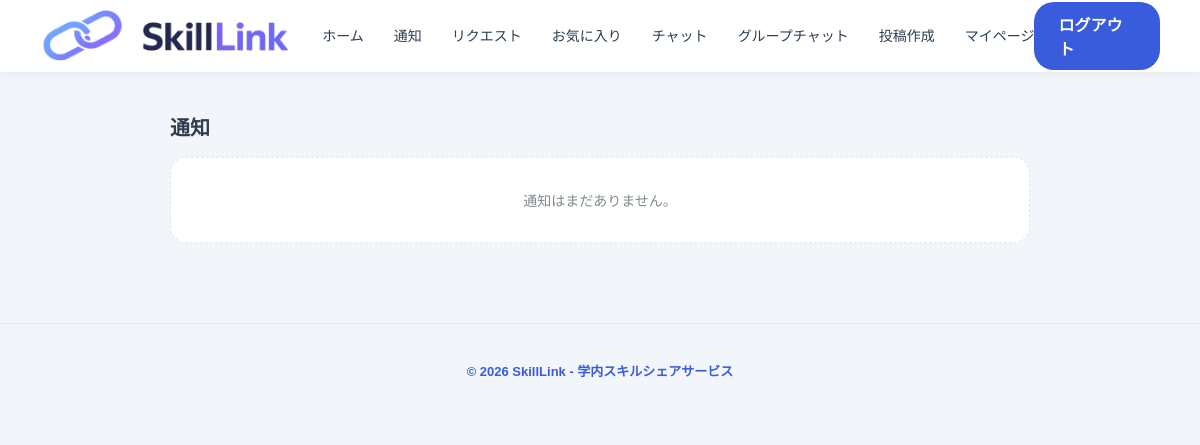
The page /notifications (signed in) on the database as committed earlier.
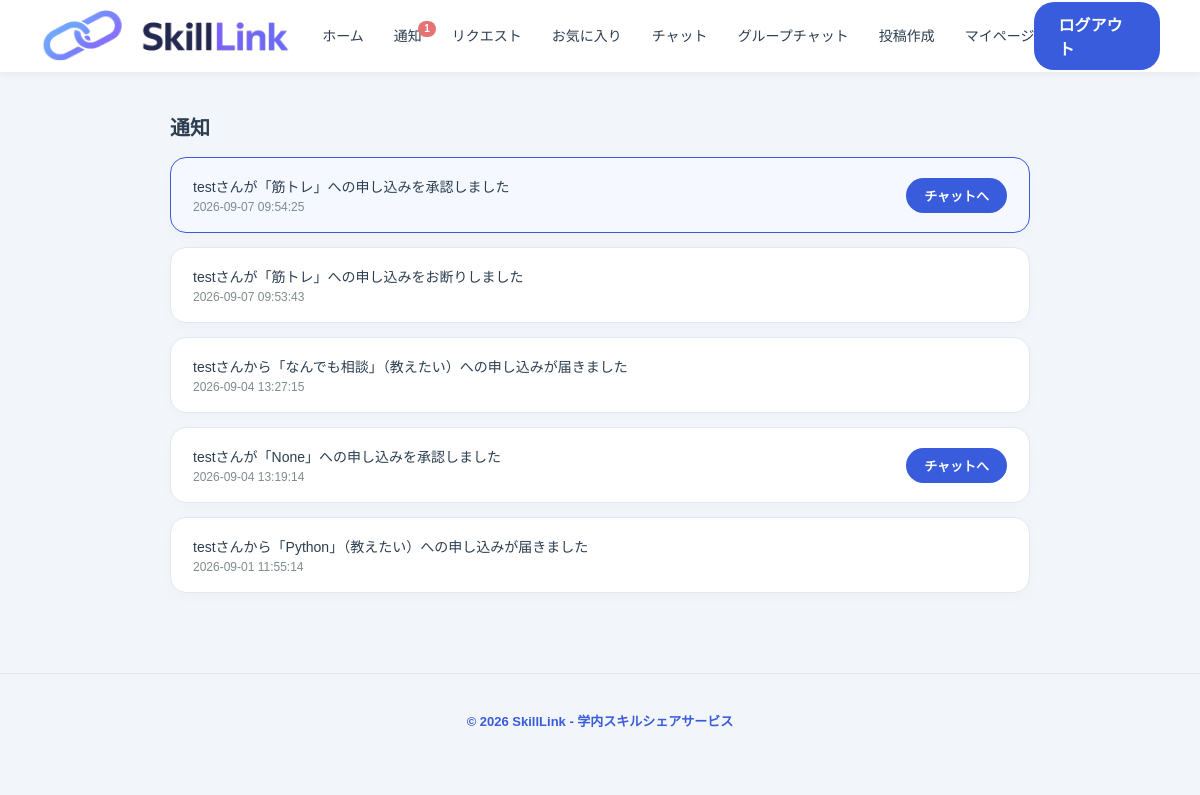
The same page on the database as committed later.
### tables this page shows
CREATE TABLE notifications (
            notification_id INTEGER PRIMARY KEY AUTOINCREMENT,
            user_id     INTEGER NOT NULL REFERENCES users(user_id),
            type        TEXT NOT NULL,
            related_id  INTEGER,
            is_read     INTEGER NOT NULL DEFAULT 0,
            created_at  TEXT DEFAULT (datetime('now','localtime'))
        );

### routes/notifications.py (the view)
@notifications_bp.route('/notifications')
def list_notifications():
    user_id = session.get('user_id')
    if not user_id:
        return redirect('/login')
    db = get_db()
    rows = db.execute("""
        SELECT
            n.notification_id, n.type, n.related_id, n.is_read, n.created_at,
            r.request_id, r.status, r.room_id,
            requester.name AS requester_name,
            receiver.name AS receiver_name,
            s.skill_name, p.post_type,
            CASE WHEN rev.review_id IS NOT NULL THEN 1 ELSE 0 END AS has_reviewed,
            pr.request_id AS project_request_id,
            pr.status AS project_request_status,
            proj.project_id AS project_id,
            proj.project_name AS project_name,
            proj.group_room_id AS group_room_id,
            applicant.name AS applicant_name
        FROM notifications n
        LEFT JOIN requests r ON n.related_id = r.request_id
        LEFT JOIN posts p ON r.post_id = p.post_id
        LEFT JOIN skills s ON p.skill_id = s.skill_id
        LEFT JOIN users requester ON r.requester_id = requester.user_id
        LEFT JOIN users receiver ON r.receiver_id = receiver.user_id
        LEFT JOIN reviews rev ON rev.request_id = r.request_id AND rev.reviewer_id = ?
        LEFT JOIN project_requests pr
            ON n.type = 'new_project_request' AND n.related_id = pr.request_id
        LEFT JOIN projects proj
            ON (n.type = 'new_project_request' AND pr.project_id = proj.project_id)
            OR (n.type IN ('project_request_accepted', 'project_request_declined')
                AND n.related_id = proj.project_id)
        LEFT JOIN users applicant ON pr.applicant_id = applicant.user_id
        WHERE n.user_id = ?
        ORDER BY n.created_at DESC
    """, (user_id, user_id)).fetchall()
    notifications = []
    for row in rows:
        item = dict(row)
        if row['type'] == 'new_request':
            item['message'] = f"{row['requester_name']}さんから「{row['skill_name']}」（{row['post_type']}）への申し込みが届きました"
        elif row['type'] == 'request_accepted':
            item['message'] = f"{row['receiver_name']}さんが「{row['skill_name']}」への申し込みを承認しました"
        elif row['type'] == 'request_declined':
            item['message'] = f"{row['receiver_name']}さんが「{row['skill_name']}」への申し込みをお断りしました"
        elif row['type'] == 'session_completed':
            item['message'] = f"{row['requester_name']}さんとの「{row['skill_name']}」のセッションが完了しました"
        elif row['type'] == 'completion_pending':
            item['message'] = f"{row['requester_name'] if row['status'] else ''}チャット終了の申請が届いています。あなたも「チャット終了」を押すと完了します"
        elif row['type'] == 'new_review':
            item['message'] = f"「{row['skill_name']}」のセッションについて評価が届きました"
        elif row['type'] == 'awaiting_review':
            item['message'] = f"「{row['skill_name']}」のセッションが完了しました。評価をお願いします"
        elif row['type'] == 'awaiting_review_teacher':
            item['message'] = f"「{row['skill_name']}」のセッションが完了しました。{row['requester_name']}さんからの評価をお待ちください"
        elif row['type'] == 'new_project_request':
            proj_name = row['project_name'] or '削除されたプロジェクト'
            applicant_name = row['applicant_name'] or '不明なユーザー'
            item['message'] = f"{applicant_name}さんから「{proj_name}」への参加申請が届きました"
        elif row['type'] == 'project_request_accepted':
            proj_name = row['project_name'] or '削除されたプロジェクト'
            item['message'] = f"「{proj_name}」への参加申請が承認されました！グループチャットに参加できます"
        elif row['type'] == 'project_request_declined':
            proj_name = row['project_name'] or '削除されたプロジェクト'
            item['message'] = f"「{proj_name}」への参加申請はお断りされました"
        else:
            item['message'] = "通知があります"
        notifications.append(item)
    db.execute("UPDATE notifications SET is_read = 1 WHERE user_id = ? AND is_read = 0", (user_id,))
    db.commit()
    return render_template('notifications.html', notifications=notifications)

### app.py (called while the page is built)
@app.after_request
def add_header(response):
    response.headers['Cache-Control'] = (
        'no-store, no-cache, must-revalidate, post-check=0, pre-check=0,'
        ' max-age=0'
    )
    response.headers['Pragma'] = 'no-cache'
    response.headers['Expires'] = '0'
    return response

@app.context_processor
def inject_unread_notifications():
    if 'user_id' in session:
        db = get_db()
        count = db.execute(
            'SELECT COUNT(*) FROM notifications WHERE user_id = ? AND is_read'
            ' = 0',
            (session['user_id'],),
        ).fetchone()[0]
        return {'unread_notifications': count}
    return {'unread_notifications': 0}

### routes/auth.py (called while the page is built)
def connect_db():
    rv = sqlite3.connect(DATABASE, timeout=20.0)
    rv.row_factory = sqlite3.Row
    return rv

def get_db():
    if not hasattr(g, 'sqlite_db'):
        g.sqlite_db = connect_db()
    return g.sqlite_db

### templates/notifications.html (shortened to what this page needs)
<!DOCTYPE html>
<html lang="ja">
<head>
<link rel="stylesheet" href="{{ url_for('static', filename='css/variables.css') }}">
<link rel="stylesheet" href="{{ url_for('static', filename='css/header.css') }}">
<link rel="stylesheet" href="{{ url_for('static', filename='css/footer.css') }}">
<link rel="stylesheet" href="{{ url_for('static', filename='css/request_list.css') }}">
</head>
<body>
    {% include 'header.html' %}
    <div class="container">
        <h2>通知</h2>
        {% if notifications %}
            <div class="request-list">
                {% for n in notifications %}
                    <div class="request-card {% if not n.is_read %}is-unread{% endif %}">
                        <div class="request-info">
                            <p class="request-title">{{ n.message }}</p>
                            <p class="request-meta">{{ n.created_at }}</p>
                        </div>
                        {% if n.type == 'new_request' and n.status == 'pending' %}
                            <div class="request-actions">
                                <form action="{{ url_for('requests_bp.accept_request', request_id=n.request_id) }}" method="POST">
                                    <button type="submit" class="btn">承認</button>
                                </form>
                                <form action="{{ url_for('requests_bp.decline_request', request_id=n.request_id) }}" method="POST">
                                    <button type="submit" class="btn btn-outline">拒否</button>
                                </form>
                            </div>
                        {% elif n.type == 'request_accepted' and n.room_id %}
                            <div class="request-actions">
                                <a href="{{ url_for('chat.chat_room', room_id=n.room_id) }}" class="btn">チャットへ</a>
                            </div>
                        {% elif n.type == 'session_completed' %}
                        {% elif n.type == 'completion_pending' and n.room_id %}
                            <div class="request-actions">
                                <a href="{{ url_for('chat.chat_room', room_id=n.room_id) }}" class="btn">チャットへ</a>
                            </div>
                        {% elif n.type == 'new_review' %}
                            <div class="request-actions">
                                <a href="/profile" class="btn">評価を見る</a>
                            </div>
                        {% endif %}
                    </div>
                {% endfor %}
            </div>
        {% else %}
            <p class="empty-state">通知はまだありません。</p>
        {% endif %}
    </div>
    {% include 'footer.html' %}
</body>
</html>

Rows that differ between the two databases and show on the page:
added notifications: message "testさんが「筋トレ」への申し込みを承認しました", created_at "2026-09-07 09:54:25", is_read 0 (drawn)
added notifications: message "testさんが「筋トレ」への申し込みをお断りしました", created_at "2026-09-07 09:53:43"
added notifications: message "testさんから「なんでも相談」（教えたい）への申し込みが届きました", created_at "2026-09-04 13:27:15"
added notifications: message "testさんが「None」への申し込みを承認しました", created_at "2026-09-04 13:19:14"
added notifications: message "testさんから「Python」（教えたい）への申し込みが届きました", created_at "2026-09-01 11:55:14"
Other text that changed with them:
{{ unread_notifications }}: (not shown) → "1"
text no longer shown: "通知はまだありません。"
